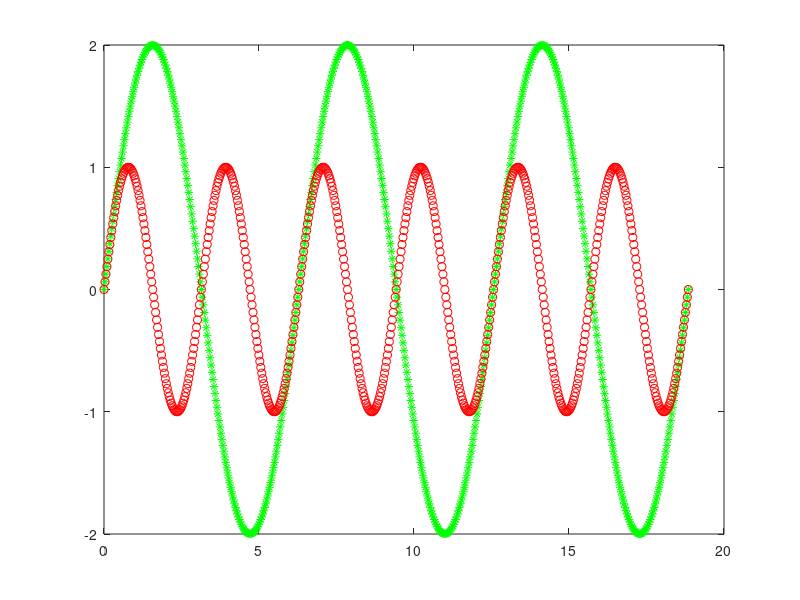

The MATLAB script that drew this image:
close all;
clear;
clc;

t = 0: pi/100 : 6*pi;
x = sin(t);
a = 2*x;
b = sin(2*t);


%plot(t,x);
plot (t, a, 'g*');
hold on;
plot(t, b, 'ro');